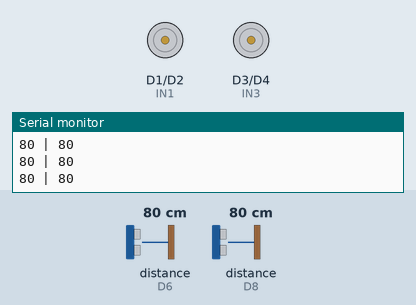
This sketch was run on a simulated ESP8266 (NodeMCU). Parts: motor-driver pin pairs drawn as motors (green arrow = first pin HIGH = forward, orange = second pin HIGH = backward, longer = more drive, scaled by the enable pin), the last lines printed to the serial monitor. Wiring (inferred from the names in the program): 2 × ultrasonic range finder: trigger GPIO 3, echo D8 / trigger D7, echo D6. Inputs (shaded band) come from the test bench; at power-on: distance to the obstacle (sensors on D8, D6) 80 cm. The echo pulse lasts 58.3 µs per cm.

Above: at 3.8 s.
3.9 s: distance to the obstacle (sensor on D8) set to 11 cm
5.4 s: distance to the obstacle (sensor on D8) set to 8 cm
At 6.2 s:
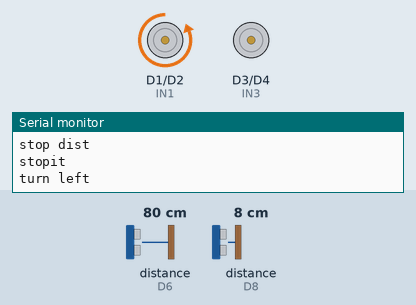
8.4 s: distance to the obstacle (sensor on D8) set to 18 cm
At 10.0 s:
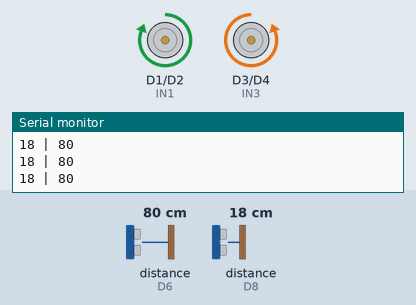
10.3 s: distance to the obstacle (sensor on D8) set to 2 cm
At 10.53 s:
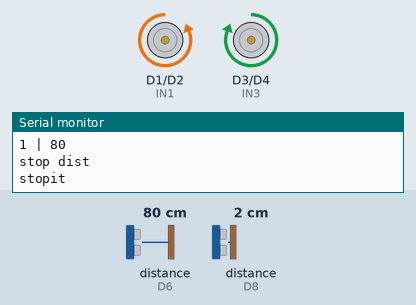
Timing chart, 0 to 14.3 s (numbered marks = the images above; inputs shaded):
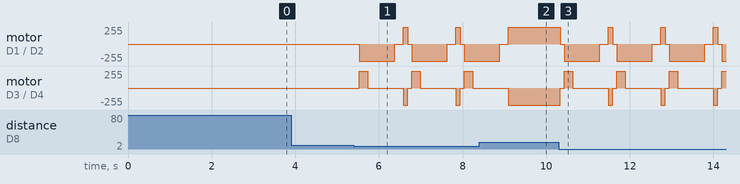

Measured:
- the behaviour switches between 10 and 9 cm on distance to the obstacle (sensor on D8) (found by bisection; images 0 and 1)
- after the input at 8.4 s, motor on D1 (IN1) / D2 (IN2): goes on until 9.1 s, then stays forward 255/255; motor on D3 (IN3) / D4 (IN4): goes on until 9.1 s, then stays backward 255/255

The sketch:

nodebot.ino
```cpp
#include <Ticker.h>

Ticker distance_ticker;

#include "botfunctions.h"

void setup() {
  Serial.begin(9600);

  pinMode(ENA, OUTPUT);
  pinMode(IN1, OUTPUT);
  pinMode(IN2, OUTPUT);
  pinMode(ENB, OUTPUT);
  pinMode(IN3, OUTPUT);
  pinMode(IN4, OUTPUT);

  pinMode(trigPin, OUTPUT);
  pinMode(echoPin, INPUT);
  pinMode(trigPin2, OUTPUT);
  pinMode(echoPin2, INPUT);


  delay(3000);
  //distance_ticker.attach(0.3, func_distances );
  func_distances();
}


void loop() {
//testTwo();
}

void testTwo() {

// turn on motors

digitalWrite(IN1, LOW);
digitalWrite(IN2, HIGH);

// accelerate from zero to maximum speed

for (int i = 0; i < 256; i++)

{
    analogWrite(ENA, i);
    delay(50);
}

}
```

botfunctions.h
```cpp
int ENA = D0; //4;
int IN1 = D1; //0;
int IN2 = D2; //2;
int IN3 = D3;
int IN4 = D4;
int ENB = D5;

int trigPin2 = 13;
int echoPin2 = 12;
int trigPin = 3;
int echoPin = 15;

int duration;
int distance;
int dist;
int duration2;
int distance2;
int dist2;

int speedleft = 650;
int speeright = 840;

int func_distance1() {
  digitalWrite(trigPin, LOW);  // Added this line
  delayMicroseconds(2); // Added this line
  digitalWrite(trigPin, HIGH);
  delayMicroseconds(10); // Added this line
  digitalWrite(trigPin, LOW);
  duration = pulseIn(echoPin, HIGH);
  distance = (duration/2) / 29.1;

  return distance;

}
int func_distance2() {
  digitalWrite(trigPin2, LOW);  // Added this line
  delayMicroseconds(2); // Added this line
  digitalWrite(trigPin2, HIGH);
  delayMicroseconds(10); // Added this line
  digitalWrite(trigPin2, LOW);
  duration2 = pulseIn(echoPin2, HIGH);
  distance2 = (duration2/2) / 29.1;
  return distance2;

}

void stopit () {
  Serial.println( "stopit" );
  digitalWrite ( ENA , LOW );
  digitalWrite ( ENB , LOW );
  digitalWrite ( IN1 , LOW );
  digitalWrite ( IN2 , LOW );
  digitalWrite ( IN3 , LOW );
  digitalWrite ( IN4 , LOW );

}

void forward () {
  analogWrite( ENA , speedleft );
  analogWrite( ENB , speeright );
  digitalWrite ( IN1 , HIGH );
  digitalWrite ( IN2 , LOW );
  digitalWrite ( IN3 , LOW );
  digitalWrite ( IN4 , HIGH );

}


void backward () {
  analogWrite( ENA , speedleft );
  analogWrite( ENB , speeright );
  digitalWrite ( IN1 , LOW );
  digitalWrite ( IN2 , HIGH );
  digitalWrite ( IN3 , HIGH );
  digitalWrite ( IN4 , LOW );

}

void turnaroundleft() {
  //delay(1000);
  //stopit();
  Serial.println( "turn left" );
  analogWrite( ENA , speedleft );
  digitalWrite( ENB , LOW );
  digitalWrite ( IN1 , LOW );
  digitalWrite ( IN2 , HIGH );
  digitalWrite ( IN3 , LOW );
  digitalWrite ( IN4 , LOW );
  delay(650);
  stopit();

}

void turnaroundright() {

  digitalWrite( ENA , LOW );
  analogWrite( ENB , speeright );
  digitalWrite ( IN1 , LOW );
  digitalWrite ( IN2 , LOW );
  digitalWrite ( IN3 , HIGH );
  digitalWrite ( IN4 , LOW );
  delay(650);
  stopit();

}


void func_distances() {
  dist = func_distance1();
  dist2 = func_distance2();
  Serial.print( dist );
  Serial.print( " | " );
  Serial.println( dist2 );
  if ( dist < 10 ) {
    distance_ticker.detach();
    Serial.println( "stop dist" );
    stopit();
    delay(100);
    backward();
    delay(200);

    turnaroundleft();
    delay(200);
    forward();
    delay( 100 );
    func_distances();
    //distance_ticker.attach(0.1, func_distances );
    //forward();
  } else if ( dist2 < 10 ) {
    distance_ticker.detach();
    Serial.println( "stop dist2" );
    forward();
    //delay(100);
    //turnaroundright();
    //distance_ticker.attach(0.1, func_distances );
    //forward();
    delay( 100 );
    func_distances();
  } else {
    delay( 50 );
    func_distances();

  }

}
```
